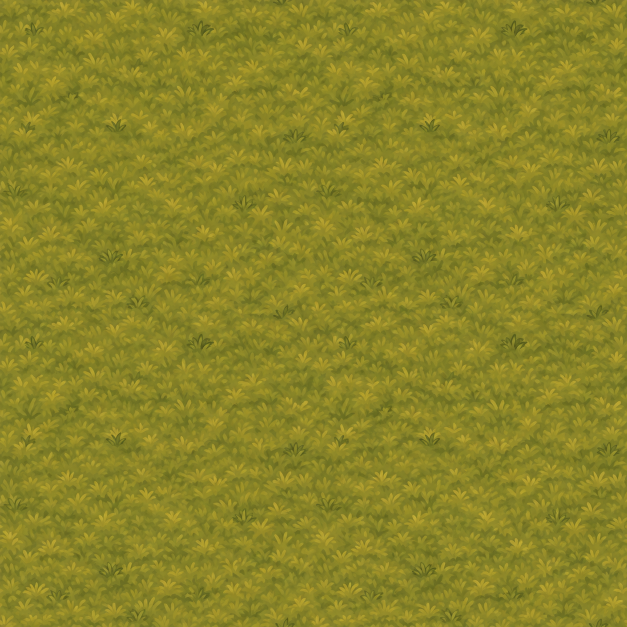
#> input picture assets/world/source/ground/grass.png, 1254 x 1254 px (shown at 1/2 size)
$ python build-tiled-terrain.py
#> lines starting #> are read from the running program, lines starting #| are printed output that depends on the picture
"""Build editor-only 64px terrain palettes from existing and image-generated materials.

Run: python tools/build-tiled-terrain.py
Writes only assets/world/tiled/terrain-*; never rebuilds the live map or object sheet.
"""
from pathlib import Path
import json
import xml.etree.ElementTree as ET

import numpy as np
from PIL import Image

ROOT = Path(__file__).resolve().parents[1]
OUT = ROOT / 'assets/world/tiled'
GROUND = ROOT / 'assets/world/source/ground'
NAMES = ['grass', 'dirt', 'soil', 'jungle', 'rock', 'snow', 'sand', 'water', 'deep']
COLORS = ['#83963f', '#b88643', '#65442e', '#376c33', '#858079', '#dfe9f0', '#dfbb76', '#44a8a4', '#246784']
TILE, STRIDE, COLS = 64, 66, 12
# First 3x3 is a complete rounded patch. Last column/bottom row hold special cases.
# Bits are TL=1, TR=2, BL=4, BR=8; layout is deliberately readable without Terrain Brush.
LAYOUT = [8, 12, 4, 0, 10, 15, 5, 6, 2, 3, 1, 9, 7, 11, 13, 14]
Y, X = np.mgrid[0:TILE, 0:TILE].astype(float) + 0.5


def load_materials(variant):
#> called with variant = 'current'
    if variant not in ('current', 'redrawn'):
        raise ValueError('variant must be current or redrawn')
    atlas = Image.open(OUT / 'source/terrain-materials-redrawn.png').convert('RGB') if variant == 'redrawn' else None
    textures = {}
    for i, name in enumerate(NAMES):
        if atlas is None:
            with Image.open(GROUND / f'{name}.png') as source:
#> source is the input picture: PIL image 1254x1254 RGB; mean R, G, B 138.1, 132.7, 39.6
                im = source.convert('RGB')
        else:
            c, r = i % 3, i // 3
            im = atlas.crop((round(c * atlas.width / 3), round(r * atlas.height / 3),
                             round((c + 1) * atlas.width / 3), round((r + 1) * atlas.height / 3)))
        tex = np.asarray(im.resize((TILE, TILE), Image.Resampling.LANCZOS)).astype(float)
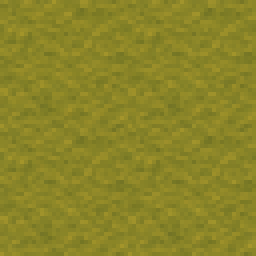
#> tex: shape (64, 64, 3) float64 (shown 4 times larger); mean R, G, B 138.1, 132.7, 39.6
        # Resolve material sampling at opposite borders so arbitrary matching tiles can join.
        for axis in (0, 1):
            for p in range(8):
                near, far = [slice(None)] * 3, [slice(None)] * 3
                near[axis], far[axis] = p, TILE - p - 1
                near, far = tuple(near), tuple(far)
                mean = (tex[near] + tex[far]) / 2
                weight = (1 - p / 8) ** 2
                tex[near] = tex[near] * (1 - weight) + mean * weight
                tex[far] = tex[far] * (1 - weight) + mean * weight
        textures[name] = tex
    return textures


# [51 lines left out: functions boundary, distance, make_tile, not called in this run]


def tile_id(material, mask):
    position = LAYOUT.index(mask)
    return (material // 3 * 4 + position // 4) * COLS + material % 3 * 4 + position % 4


def wang_id(mask):
    return ','.join(str(v) for v in (0, bool(mask & 2) * 1, 0, bool(mask & 8) * 1,
                                      0, bool(mask & 4) * 1, 0, bool(mask & 1) * 1))


def write_xml(root, path):
    ET.indent(root, space=' ')
    ET.ElementTree(root).write(path, encoding='UTF-8', xml_declaration=True)


# [36 lines left out: function demo, not called in this run]


def build(variant, output=OUT):
    output.mkdir(parents=True, exist_ok=True)
    materials = load_materials(variant)
    tiles = {(name, mask): make_tile(texture, mask, name) for name, texture in materials.items() for mask in range(16)}
    sheet = Image.new('RGBA', (COLS * STRIDE, COLS * STRIDE))
    root = ET.Element('tileset', version='1.10', tiledversion='1.11.0', name=f'terrain-{variant}',
                      tilewidth='64', tileheight='64', tilecount='144', columns='12', margin='1', spacing='2')
    ET.SubElement(root, 'image', source=f'terrain-{variant}.png', width=str(sheet.width), height=str(sheet.height))
    index = {'tileSize': TILE, 'margin': 1, 'spacing': 2, 'columns': COLS, 'materials': {}}
    for material, name in enumerate(NAMES):
        index['materials'][name] = {}
        for mask in range(16):
            tid = tile_id(material, mask)
            x, y = tid % COLS * STRIDE + 1, tid // COLS * STRIDE + 1
            sheet.paste(tiles[(name, mask)], (x, y))
            entry = ET.SubElement(root, 'tile', id=str(tid), type=f'{name}-{mask:02d}')
            props = ET.SubElement(entry, 'properties')
            ET.SubElement(props, 'property', name='material', value=name)
            ET.SubElement(props, 'property', name='cornerMask', type='int', value=str(mask))
            index['materials'][name][str(mask)] = tid
    sets = ET.SubElement(root, 'wangsets')
    for material, name in enumerate(NAMES):
        full = str(tile_id(material, 15))
        group = ET.SubElement(sets, 'wangset', name=name.capitalize(), type='corner', tile=full)
        ET.SubElement(group, 'wangcolor', name=name.capitalize(), color=COLORS[material], tile=full, probability='1')
        for mask in range(16):
            ET.SubElement(group, 'wangtile', tileid=str(tile_id(material, mask)), wangid=wang_id(mask))
    sheet.save(output / f'terrain-{variant}.png')
    write_xml(root, output / f'terrain-{variant}.tsx')
    (output / f'terrain-{variant}.json').write_text(json.dumps(index, indent=2) + '\n', encoding='utf-8')
    demo(variant, output, tiles)


if __name__ == '__main__':
    for variant in ('current', 'redrawn'):
#> (the run stopped early here; a loop or call above may not have finished)
